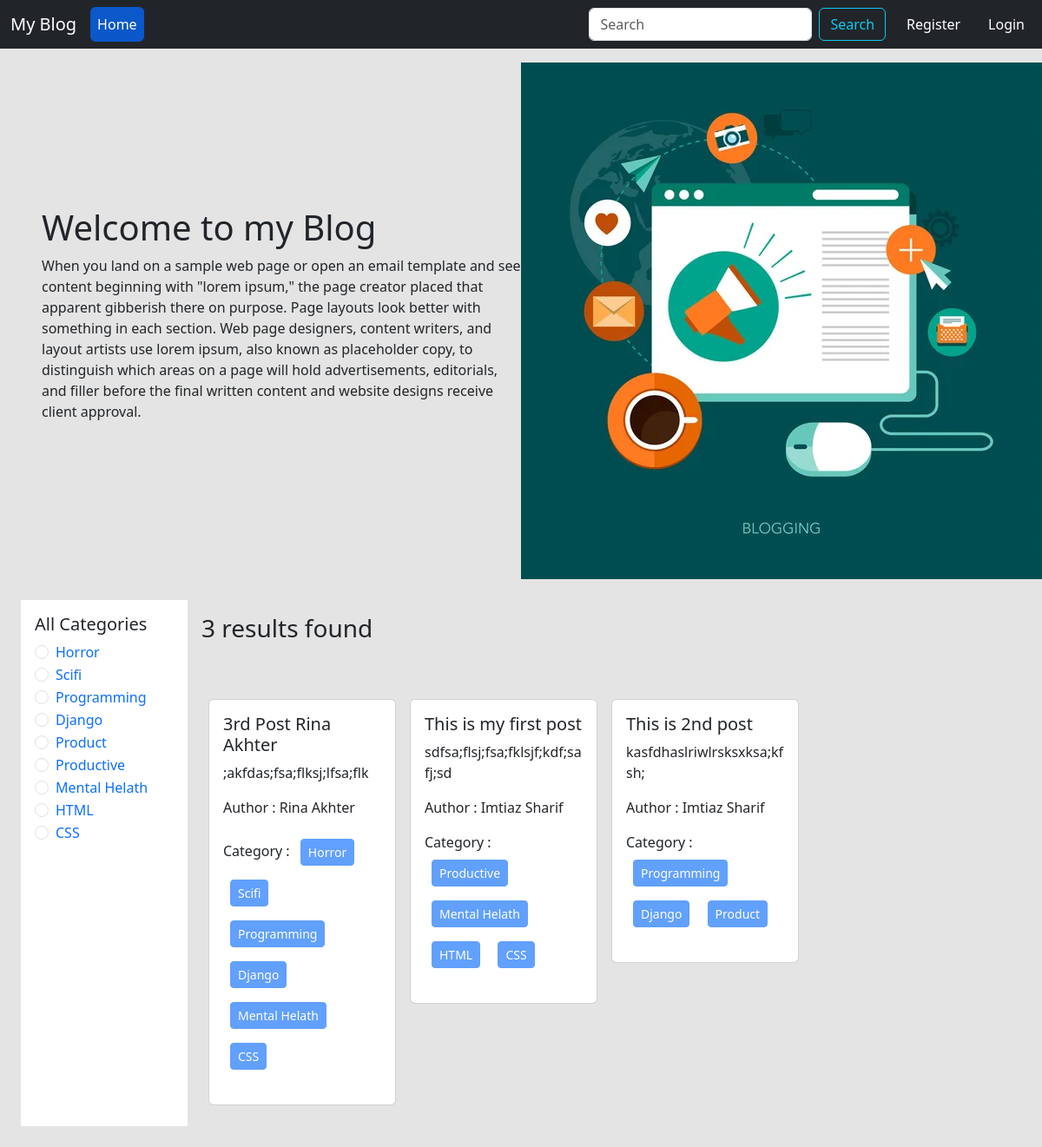
The page / on the database its author committed.
### categories/models.py (models this page shows, shortened)
class Category(models.Model):
    name = models.CharField(max_length=100)
    slug = models.SlugField(max_length=100, unique=True, null=True, blank=True)

### posts/models.py (models this page shows, shortened)
class Post(models.Model):
    title = models.CharField(max_length=50)
    content = models.TextField()
    category = models.ManyToManyField(Category) #Ekta post multiple categorir moddhe thakte pare abr ekta categorir moddhe multiple post thakte pare
    author = models.ForeignKey(User, on_delete=models.CASCADE)

### blog_project/views.py (the view)
# urls.py: path('', views.home, name='homepage'),
def home(request, category_slug = None):
    data = Post.objects.all()
    if category_slug is not None:
        category = Category.objects.get(slug = category_slug)
        data = Post.objects.filter(category = category)
    categories = Category.objects.all()
    return render(request, 'home.html', {'data' : data, 'category' : categories})

### templates/home.html
{% extends 'base.html' %}
{% load static %}
{% block content  %}
<div class="d-flex flex-wrap px-5 pt-3 align-items-center">
  <div class="col-6">
    <h1>Welcome to my Blog</h1>
    <p>When you land on a sample web page or open an email template and see content beginning with "lorem ipsum," the page creator placed that apparent gibberish there on purpose.
      Page layouts look better with something in each section. Web page designers, content writers, and layout artists use lorem ipsum, also known as placeholder copy, to distinguish which areas on a page will hold advertisements, editorials, and filler before the final written content and website designs receive client approval.</p>
  </div>
  <div class="col-6">
    <img src="{% static 'header.jpg' %}"/>
  </div>
</div>
<div class="d-flex flex-wrap p-4">
  <div class="col-2 bg-white p-3">
    <h5>All Categories</h5>
    {% for cat in category %}
      <div class="form-check">
        <input class="form-check-input" type="radio" name="category" id="{{cat.id}}"/>
        <label class="form-check-label" for="{{cat.id}}">
          <a href="{% url 'category_wise_post' cat.slug %}" class="text-decoration-none text-primary">{{cat.name}}</a>
        </label>
      </div>
    {% endfor %}
  </div>
  <div class="col-10 p-3">
    <h3>{{data | length}} results found</h3>
        <div class="d-flex flex-wrap pt-5">
      {% for post in data %}
      <div class="col-sm-3">
        <div class="card m-2">
          <div class="card-body">
            <h5 class="card-title">{{post.title}}</h5>
            <p class="card-text">{{post.content}}</p>
            <p>Author : {{post.author.first_name}} {{post.author.last_name}}</p>
            <p>Category :
              {% for cat in post.category.all %}
              <button class="btn btn-primary btn-sm m-2" disabled >{{cat.name}}</button>
              {% endfor %}
            </p>
          </div>
        </div>
      </div>
      {% endfor %}
    </div>
  </div>
</div>
{% endblock  %}

### templates/base.html (shortened to what this page needs)
<!doctype html>
<html lang="en">
  <head>
    <link href="https://cdn.jsdelivr.net/npm/bootstrap@5.3.8/dist/css/bootstrap.min.css" rel="stylesheet">
  </head>
  <body style="background-color: #e4e4e4">
      <nav class="navbar navbar-expand-lg bg-dark">
    <div class="container-fluid">
      <a class="navbar-brand text-white" href="{% url 'homepage' %}">My Blog</a>
      <div class="collapse navbar-collapse" id="navbarSupportedContent">
        <ul class="navbar-nav me-auto mb-2 mb-lg-0">
          <li class="nav-item">
            <a class="nav-link btn btn-primary active text-white" aria-current="page" href="{% url 'homepage' %}">Home</a>
          </li>
        </ul>
        <form class="d-flex" role="search">
          <input class="form-control me-2" type="search" placeholder="Search" aria-label="Search"/>
          <button class="btn btn-outline-info" type="submit">Search</button>
        </form>
        <div class="d-flex">
          <ul class="navbar-nav me-auto mb-2 mb-lg-0">
          {% if request.user.is_authenticated %}
          <li class="nav-item mx-3">
            <a class="nav-link btn btn-primary text-white" href="{% url 'profile' %}">Profile</a>
          </li>
          <li class="nav-item mx-3">
            <a class="nav-link btn btn-danger text-white" href="{% url 'user_logout' %}">Logout</a>
          </li>
          {% else %}
          <li class="nav-item mx-3">
            <a class="nav-link btn btn-primary text-white" href="{% url 'register' %}">Register</a>
          </li>
          <li class="nav-item">
            <a class="nav-link btn btn-primary text-white" href="{% url 'user_login' %}">Login</a>
          </li>
          {% endif %}
        </ul>
        </div>
      </div>
    </div>
  </nav>
  {% block content %}  {% endblock %}
  </body>
</html>

### rows shown on the page
Category: name "Horror"
Category: name "Scifi"
Category: name "Programming"
Category: name "Django"
Category: name "Product"
Category: name "Productive"
Category: name "Mental Helath"
Category: name "HTML"
Category: name "CSS"
Post: title "3rd Post Rina Akhter", content ";akfdas;fsa;flksj;lfsa;flk", author.first_name "Rina", author.last_name "Akhter"
Post: title "This is my first post", content "sdfsa;flsj;fsa;fklsjf;kdf;safj;sd", author.first_name "Imtiaz", author.last_name "Sharif"
Post: title "This is 2nd post", content "kasfdhaslriwlrsksxksa;kfsh;", author.first_name "Imtiaz", author.last_name "Sharif"

### other values the page prints
{{ data | length }} "3"
